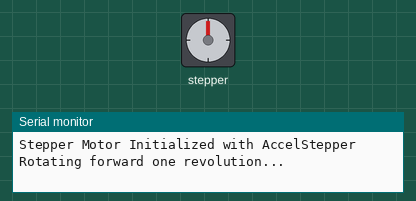
Bench run of a sketch on a simulated Arduino Uno, built with avr-gcc and run on an emulated ATmega328P. Parts: stepper motor, the last lines printed to the serial monitor. Stepper angles assume 200 steps per turn.

Above: at 0.05 s.
At 1.0 s:
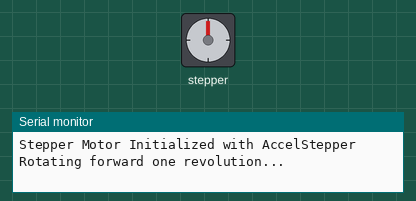
At 2.0 s:
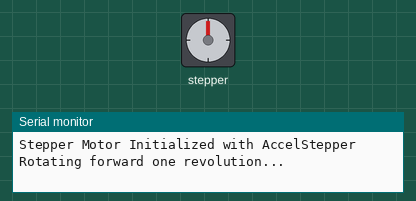
At 3.95 s:
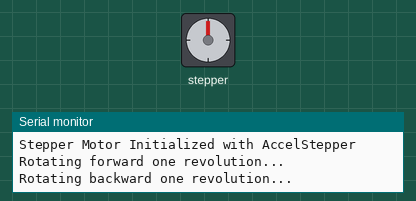
Timing chart, 0 to 5.9 s (numbered marks = the images above):
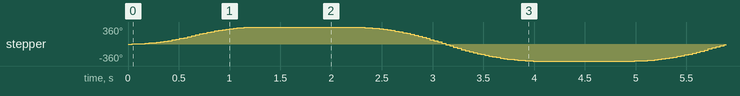

The sketch:

AccelStepperContolBasic.ino
```cpp
#include <AccelStepper.h> // Import the AccelStepper Library, not inculded; must install with IDE

/////////////////////////////////////////////////
// Define Stepper Motor Constants
const int STEPS_PER_REV = 200;  // Number of steps per revolution for your motor (adjustable based on motor specs)

// Pin Definitions for Stepper Motor Driver
const int IN[4] = {8, 9, 10, 11}; // Define the 4 control pins for the motor driver
                                  // Number of pins depends opn what hardware is used to control stepper

// Create an AccelStepper object
AccelStepper stepperMotor(AccelStepper::FULL4WIRE, IN[0], IN[2], IN[1], IN[3]);
/////////////////////////////////////////////////

// Setup Function
void setup() {
  Serial.begin(9600); // Initialize serial communication for debugging

  // Set the maximum speed and acceleration for the stepper motor
  stepperMotor.setMaxSpeed(1000); // Maximum speed in steps per second
  stepperMotor.setAcceleration(500); // Acceleration in steps per second squared
  Serial.println("Stepper Motor Initialized with AccelStepper");
}

/////////////////////////////////////////////////
// Loop Function
void loop() {
  // Example 1: Rotate forward for one revolution
  Serial.println("Rotating forward one revolution...");
  stepperMotor.moveTo(STEPS_PER_REV); // Set target position (1 full revolution forward)
  while (stepperMotor.distanceToGo() != 0) {
    stepperMotor.run(); // Moves the motor step-by-step towards the target
  }
  delay(1000); // Pause for 1 second

  // Example 2: Rotate backward for one revolution
  Serial.println("Rotating backward one revolution...");
  stepperMotor.moveTo(-STEPS_PER_REV); // Set target position (1 full revolution backward)
  while (stepperMotor.distanceToGo() != 0) {
    stepperMotor.run(); // Moves the motor step-by-step towards the target
  }
  delay(1000); // Pause for 1 second

  // Example 3: Rotate forward by half a revolution
  Serial.println("Rotating half revolution forward...");
  stepperMotor.moveTo(STEPS_PER_REV / 2); // Set target position (half revolution forward)
  while (stepperMotor.distanceToGo() != 0) {
    stepperMotor.run(); // Moves the motor step-by-step towards the target
  }
  delay(1000); // Pause for 1 second

  // Example 4: Stop for 2 seconds
  Serial.println("Stopping...");
  delay(2000);
}
```
